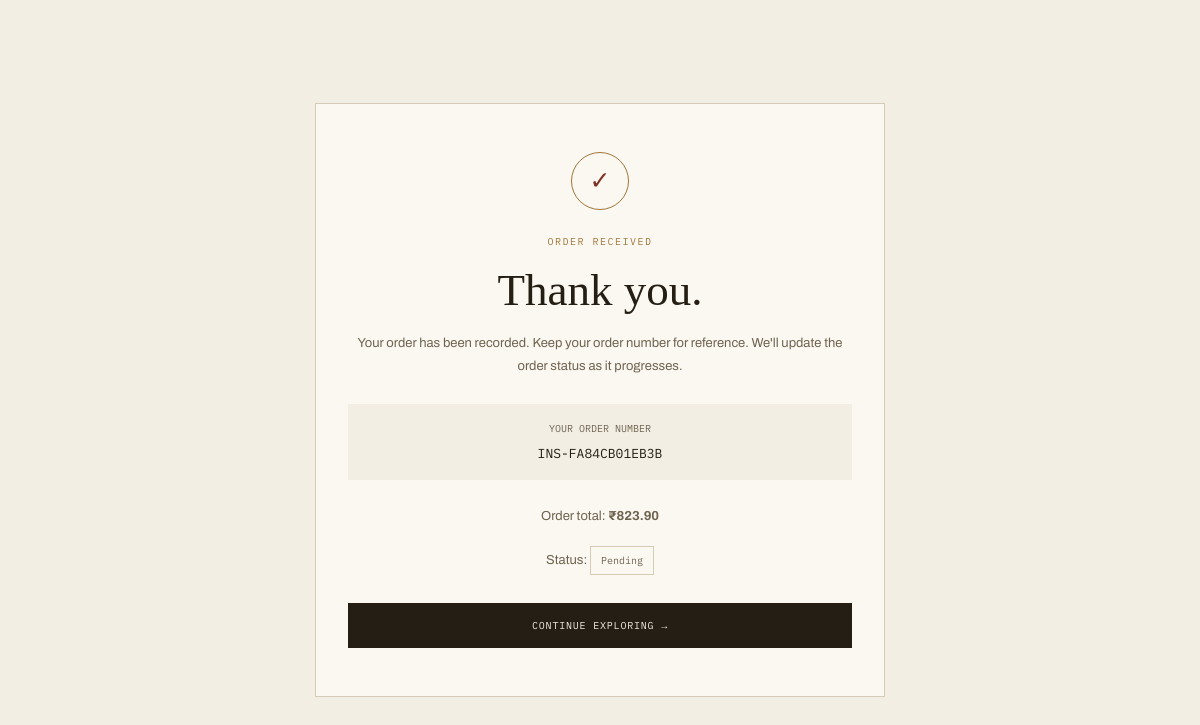
/order/success/INS-FA84CB01EB3B/ (signed in), run on the app's committed database.
### customer/models.py (models this page shows, shortened)
class Order(models.Model):
    STATUS_CHOICES = [
        ("PENDING", "Pending"),
        ("CONFIRMED", "Confirmed"),
        ("SHIPPED", "Shipped"),
        ("DELIVERED", "Delivered"),
        ("CANCELLED", "Cancelled"),
    ]
    customer = models.ForeignKey(
        Customer,
        on_delete=models.CASCADE,
        related_name="orders",
    )
    order_number = models.CharField(max_length=30, unique=True)
    total_amount = models.DecimalField(max_digits=10, decimal_places=2)
    status = models.CharField(
        max_length=20,
        choices=STATUS_CHOICES,
        default="PENDING",
    )
    shipping_address = models.TextField()
    created_at = models.DateTimeField(auto_now_add=True)
    updated_at = models.DateTimeField(auto_now=True)

### customer/views.py (the view)
def order_success(request, order_number):
    customer = get_logged_in_customer(request)
    if not customer:
        messages.info(request, "Please log in to view your order.")
        return redirect("login")
    order = get_object_or_404(
        Order.objects.prefetch_related("items__product"),
        order_number=order_number,
        customer=customer,
    )
    return render(request, "customer/order_success.html", {
        "order": order,
    })

### customer/views.py (called while the page is built)
def get_logged_in_customer(request):
    customer_id = request.session.get("customer_id")
    if not customer_id:
        return None
    return Customer.objects.filter(id=customer_id).first()

### templates/customer/order_success.html (shortened to what this page needs)
<!DOCTYPE html>
<html lang="en">
<head>
</head>
<body>
    <main class="card">
        <div class="mark">✓</div>
        <div class="eyebrow">Order received</div>
        <h1>Thank you.</h1>
        <p>
            Your order has been recorded. Keep your order number for reference.
            We'll update the order status as it progresses.
        </p>
        <div class="number">
            <small>YOUR ORDER NUMBER</small>
            <strong>{{ order.order_number }}</strong>
        </div>
        <p>
            Order total:
            <strong>₹{{ order.total_amount|floatformat:2 }}</strong>
        </p>
        <p>
            Status:
            <span class="status">{{ order.get_status_display }}</span>
        </p>
        <a href="{% url 'customer_home' %}" class="button">
            Continue exploring →
        </a>
    </main>
</body>
</html>

### templates/customer/order_success.html (style rules this page uses)
* { box-sizing: border-box; }
body { margin: 0; min-height: 100vh; display: grid; place-items: center; padding: 24px; background: #F3EEE4; color: #241E14; font-family: 'Archivo', sans-serif; }
.card { width: min(570px, 100%); padding: 48px 32px; text-align: center; background: #FBF8F1; border: 1px solid #D6CCB5; }
.mark { width: 58px; height: 58px; display: grid; place-items: center; margin: 0 auto 25px; border: 1px solid #A0763A; border-radius: 50%; color: #7E3324; font-size: 25px; }
.eyebrow { color: #A0763A; font: 10px 'IBM Plex Mono', monospace; letter-spacing: .15em; text-transform: uppercase; }
h1 { font: 500 45px 'Cormorant Garamond', serif; margin: 16px 0; }
p { color: #6F6350; font-size: 13px; line-height: 1.8; }
.number { padding: 18px; margin: 25px 0; background: #F3EEE4; }
.number small { display: block; color: #6F6350; font: 10px 'IBM Plex Mono', monospace; margin-bottom: 9px; }
.number strong { font: 13px 'IBM Plex Mono', monospace; overflow-wrap: anywhere; }
.status { display: inline-block; margin-top: 5px; padding: 7px 10px; border: 1px solid #D6CCB5; font: 10px 'IBM Plex Mono', monospace; }
.button { display: block; padding: 16px; margin-top: 28px; background: #241E14; color: #F3EEE4; text-decoration: none; font: 10px 'IBM Plex Mono', monospace; letter-spacing: .08em; text-transform: uppercase; }

### data on the page
Order: order_number "INS-FA84CB01EB3B", total_amount "823.90", status "Pending"
